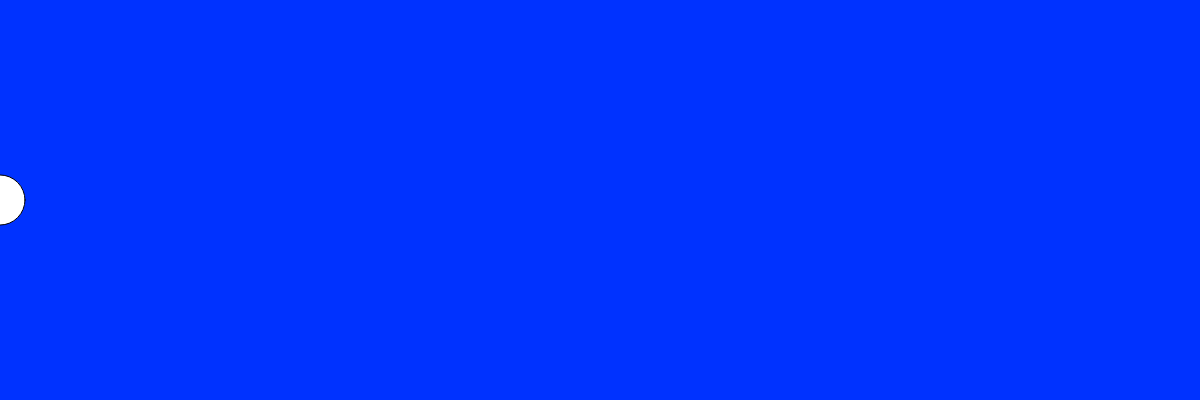
Frame 1 (no input)
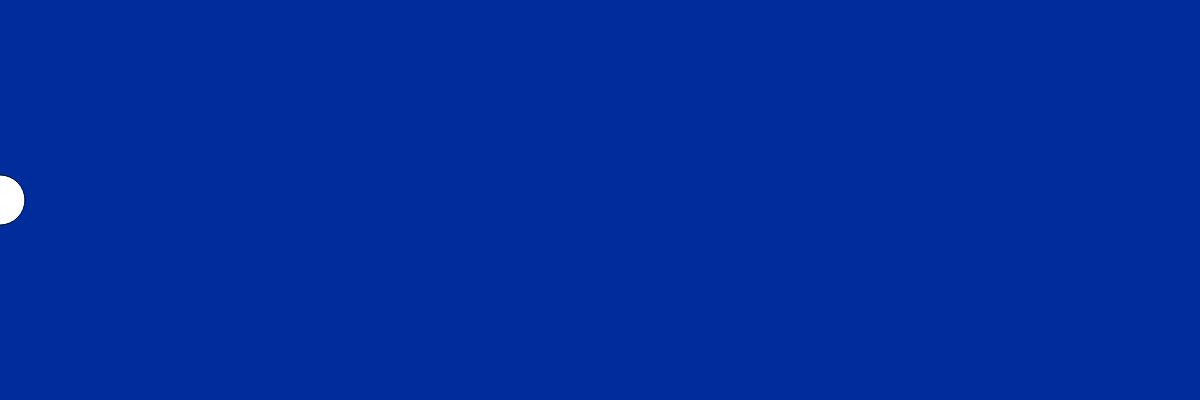
Frame 60 (no input)
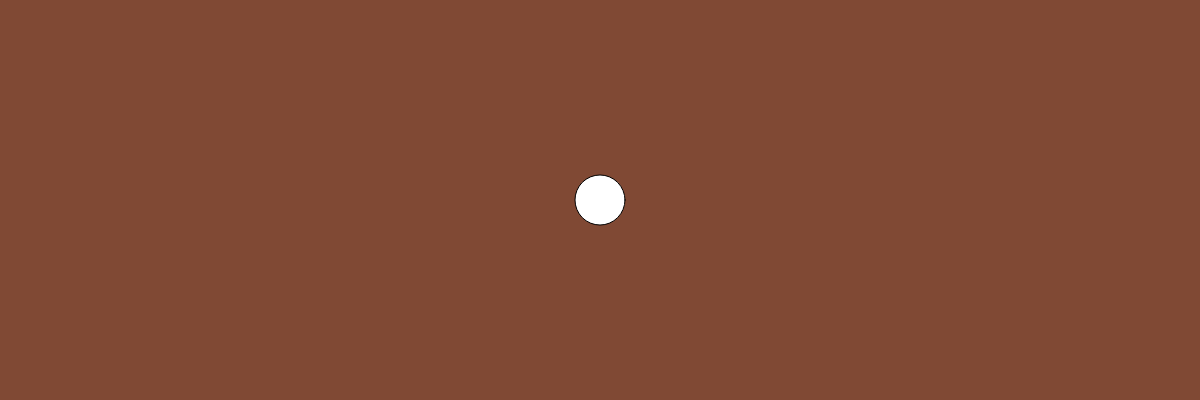
Frame 120 (the mouse pressed at the canvas centre since frame 60)

The p5.js sketch that drew these frames (run headless with seeded random() and noise() and a simulated clock; from frame 60 on, the mouse is pressed at the canvas centre):

// p5.js sketch
// ── sketch.js

var r = 0;
var g = 50;
var b=255;

// INITIALIZE ALL YOUR VARIABLES
// Ideally you would create 3 variables. red blue green or r, g, b


function setup(){

  createCanvas(1200,400);
}


function draw(){
background(r,g,b);


  
r=map(mouseX,0,1200,0,255);
g=map(mouseX,100,1200,50,100);
b=map(mouseX,0,900,155,0);

ellipse(mouseX, 200, 50,50);


  // change the value of Red based on the mouse movement about the X axis
  // change the value of Green based on the mouse movement about the X axis
  // change the value of Blue based on the mouse movement about the X axis

  // Use the map() function to do so. 

  // Pass the values to the background() function you have learnt previously.

  // Create an ellipse that will move around with you mouse about the X axis.
  // Remember to fill the canvas with white paint before creating the ellipse.
}
